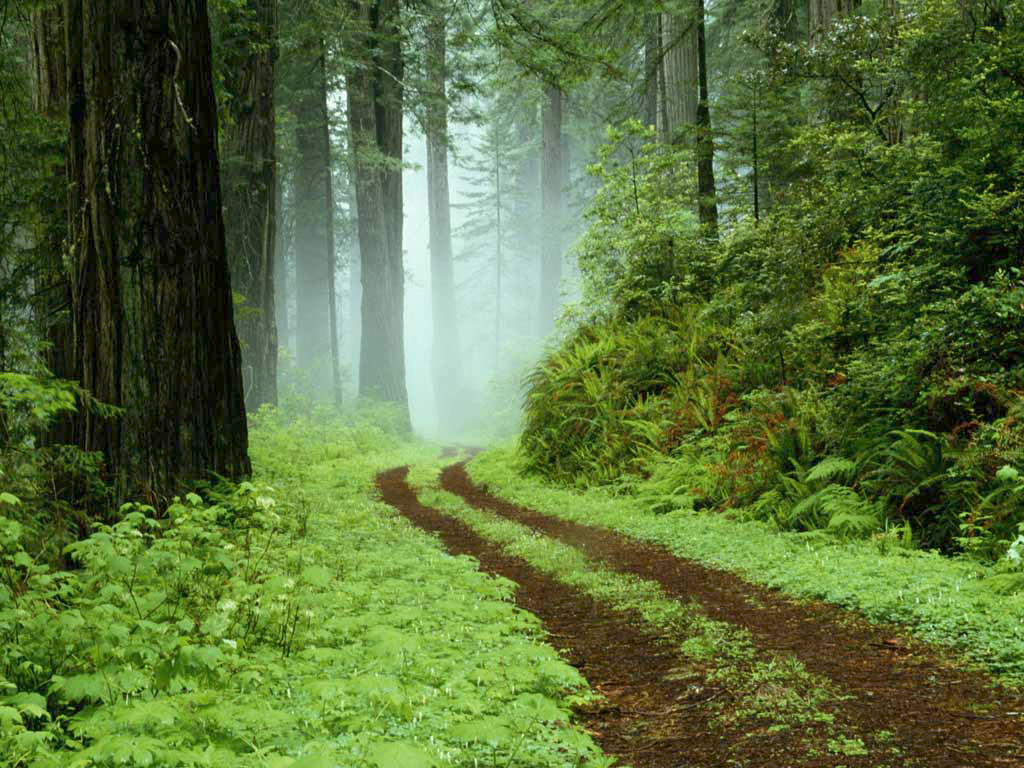
#> input picture kepek/forest.png, 1024 x 768 px
$ python lab5_2.py
#> lines starting #> are read from the running program, lines starting #| are printed output that depends on the picture
#!/bin/env python3
import cv2
import numpy as np


def main():
    print("Lab 5: Color calibration")
    image = load_image("../kepek/forest.png")
    while True:
        print("What do you want to do?")
        print("1. Adjust brightness, contrast and gamma")
        print("2. Adjust brightness, contrast and saturation")
        print("Q. Quit")
        choice = input("Your choice: ")
        if choice == "1":
            f1(image)
        elif choice == "2":
            f2(image)
        elif choice.lower() == "q":
            break
        else:
            print("Invalid choice")


def load_image(image_path):
#> called with image_path = '../kepek/forest.png'
    image = cv2.imread(image_path, cv2.IMREAD_COLOR)  # Load as a color image
#> image is the input picture: shape (768, 1024, 3); mean B, G, R 57.8, 111.1, 88.7
#> the loop in main, `while True:` made 7 passes; the answer given on pass 1: 1
#> pass 1, in f1, `output_image = cv2.LUT(image, lut)`:
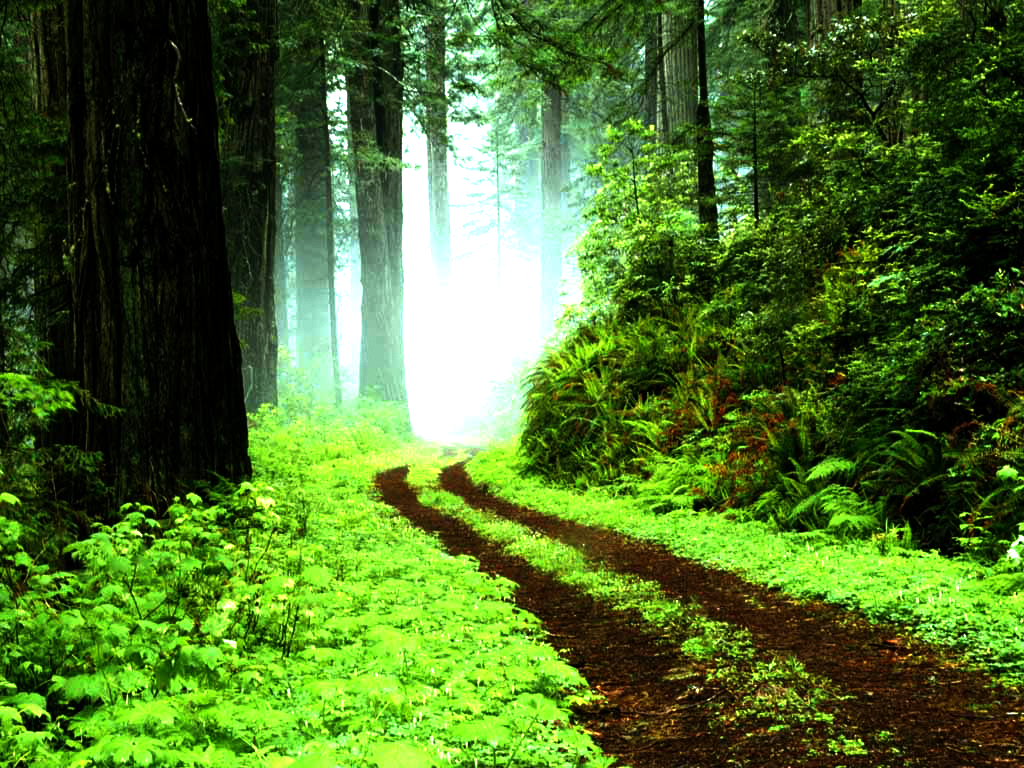
#> output_image: shape (768, 1024, 3); mean B, G, R 43.5, 112.9, 78.1
    if image is None:
        print("Error: Image not found")
        exit(1)
    return image


def f1(image):
    # Adjust brightness and gamma
    brightness = 0
    contrast = 2
    gamma = 2

    lut = np.zeros((1, 256, 3), dtype=np.uint8)

    for i in range(256):
        norm_value = i / 255.0
        val = min(max(pow(norm_value, gamma) * contrast + brightness, 0), 1)
        val = int(val * 255)
        lut[0, i] = (val, val, val)

    # Apply the lookup table to the image
    output_image = cv2.LUT(image, lut)

    # Display the result
    cv2.imshow("Output Image", output_image)
    cv2.waitKey(0)
    cv2.destroyAllWindows()


# [41 lines left out: function f2, not called in this run]


if __name__ == "__main__":
#> (the run stopped early here; a loop or call above may not have finished)
